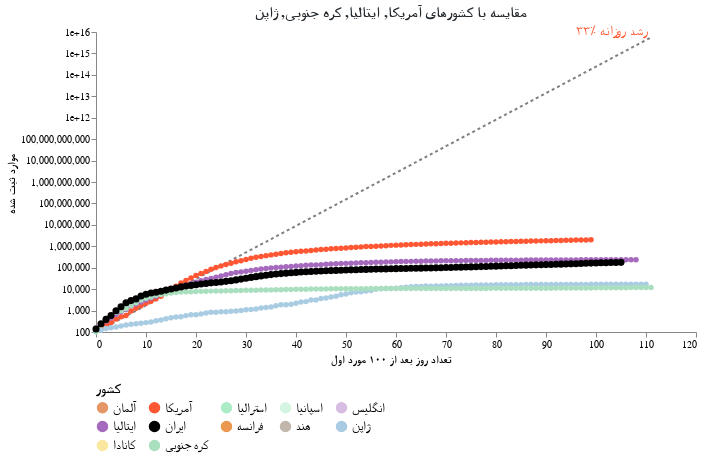

The cell this chart's notebook holds for it:
### Markdown cell above
کشور مورد نظر خود را انتخاب کنید:

### Code cell
#hide_input
base = alt.Chart(dff2, width=600).encode(
    x=alt.X('Days since 100 cases:Q', axis=alt.Axis(titleFont='Tahoma', title=' تعداد روز بعد از ۱۰۰ مورد اول')),
    y=alt.Y('Confirmed Cases:Q', scale=alt.Scale(type='log'), axis=alt.Axis(titleFont='Tahoma', title='موارد ثبت شده')),
    color=alt.Color('Country:N', scale=alt.Scale(domain=color_domain, range=color_range), 
                   legend=alt.Legend(columns=5, orient='bottom',title='کشور',labelFont='Tahoma',labelFontSize=13,titleFontSize=14, titleFont='Tahoma', symbolLimit=len(color_domain))),
    tooltip=[alt.Tooltip('Country:O', title='کشور'),alt.Tooltip('Date:O', title='تاریخ'),alt.Tooltip('Confirmed Cases:O', title='موارد ثبت شده'),alt.Tooltip('Days since 100 cases:O', title=' تعداد روز بعد از ۱۰۰ مورد اول')]
)

country_selection = alt.selection_single(
    name='Select', fields=['Country'], 
    bind=alt.binding_select(options=list(sorted(set(countries) - set(baseline_countries)))),
    init={'Country': 'ایران'})

date_filter = alt.datum['Date'] >= int(max_date.timestamp() * 1000)
base2 = base.transform_filter(alt.FieldOneOfPredicate('Country', baseline_countries))
base3 = base.transform_filter(country_selection)
base4 = base3.transform_filter(date_filter)

max_day = dff2['Days since 100 cases'].max()
ref = pd.DataFrame([[x, 100*1.33**x] for x in range(max_day+1)], columns=['Days since 100 cases', 'Confirmed Cases'])
base_ref = alt.Chart(ref).encode(x='Days since 100 cases:Q', y='Confirmed Cases:Q')
base_ref_f = base_ref.transform_filter(alt.datum['Days since 100 cases'] >= max_day)

chart5 = (
 base_ref.mark_line(color='black', opacity=.5, strokeDash=[3,3]) + 
 base_ref_f.mark_text(dy=-6, align='right', fontSize=14, color='#FF5733', text='۳۳٪ رشد روزانه') + 
 base2.mark_line(point=True, tooltip=True) +
 base3.mark_line(point={'size':50}, tooltip=True) +
 base2.transform_filter(date_filter).mark_text(dy=-8, align='right').encode(text='Country:N') +
 base4.mark_text(dx=8, align='left', fontWeight='bold').encode(text='Country:N') +
 base4.mark_text(dx=8, dy=12, align='left', fontWeight='bold').encode(text='Confirmed Cases:Q')
).add_selection(country_selection).properties(
    title=f"مقایسه با کشورهای {', '.join(baseline_countries)}"
).configure_title(fontSize=15, font='Tahoma', color='#24292e').configure_axis(
    grid=False
    ).configure_view(
    strokeOpacity=0
    )
chart5

### Figure 1 — Vega-Lite specification as saved in the notebook (floating-point values rounded to 4 significant figures; data arrays with more than 128 entries replaced by an {"elided": "..."} marker saying what was removed)
{"config": {"view": {"continuousWidth": 400, "continuousHeight": 300, "strokeOpacity": 0}, "axis": {"grid": false}, "title": {"color": "#24292e", "font": "Tahoma", "fontSize": 15}}, "layer": [{"mark": {"type": "line", "color": "black", "opacity": 0.5, "strokeDash": [3, 3]}, "encoding": {"x": {"type": "quantitative", "field": "Days since 100 cases"}, "y": {"type": "quantitative", "field": "Confirmed Cases"}}, "selection": {"Select": {"type": "single", "fields": ["Country"], "bind": {"input": "select", "options": ["آلمان", "استرالیا", "اسپانیا", "انگلیس", "ایران", "فرانسه", "هند", "کانادا"]}, "init": {"Country": "ایران"}}}}, {"mark": {"type": "text", "align": "right", "color": "#FF5733", "dy": -6, "fontSize": 14, "text": "۳۳٪ رشد روزانه"}, "encoding": {"x": {"type": "quantitative", "field": "Days since 100 cases"}, "y": {"type": "quantitative", "field": "Confirmed Cases"}}, "transform": [{"filter": "(datum['Days since 100 cases'] >= 111)"}]}, {"data": {"name": "data-cd08b7a7552664d817388e7030339855"}, "mark": {"type": "line", "point": true, "tooltip": true}, "encoding": {"color": {"type": "nominal", "field": "Country", "legend": {"columns": 5, "labelFont": "Tahoma", "labelFontSize": 13, "orient": "bottom", "symbolLimit": 12, "title": "کشور", "titleFont": "Tahoma", "titleFontSize": 14}, "scale": {"domain": ["آلمان", "آمریکا", "استرالیا", "اسپانیا", "انگلیس", "ایتالیا", "ایران", "فرانسه", "هند", "ژاپن", "کانادا", "کره جنوبی"], "range": ["#E59866", "#FF5733", "#ABEBC6", "#D5F5E3", "#D7BDE2", "#A569BD", "black", "#EB984E", "#C1B7AD", "#A9CCE3", "#F9E79F", "#A9DFBF"]}}, "tooltip": [{"type": "ordinal", "field": "Country", "title": "کشور"}, {"type": "ordinal", "field": "Date", "title": "تاریخ"}, {"type": "ordinal", "field": "Confirmed Cases", "title": "موارد ثبت شده"}, {"type": "ordinal", "field": "Days since 100 cases", "title": " تعداد روز بعد از ۱۰۰ مورد اول"}], "x": {"type": "quantitative", "axis": {"title": " تعداد روز بعد از ۱۰۰ مورد اول", "titleFont": "Tahoma"}, "field": "Days since 100 cases"}, "y": {"type": "quantitative", "axis": {"title": "موارد ثبت شده", "titleFont": "Tahoma"}, "field": "Confirmed Cases", "scale": {"type": "log"}}}, "transform": [{"filter": {"field": "Country", "oneOf": ["آمریکا", "ایتالیا", "کره جنوبی", "ژاپن"]}}], "width": 600}, {"data": {"name": "data-cd08b7a7552664d817388e7030339855"}, "mark": {"type": "line", "point": {"size": 50}, "tooltip": true}, "encoding": {"color": {"type": "nominal", "field": "Country", "legend": {"columns": 5, "labelFont": "Tahoma", "labelFontSize": 13, "orient": "bottom", "symbolLimit": 12, "title": "کشور", "titleFont": "Tahoma", "titleFontSize": 14}, "scale": {"domain": ["آلمان", "آمریکا", "استرالیا", "اسپانیا", "انگلیس", "ایتالیا", "ایران", "فرانسه", "هند", "ژاپن", "کانادا", "کره جنوبی"], "range": ["#E59866", "#FF5733", "#ABEBC6", "#D5F5E3", "#D7BDE2", "#A569BD", "black", "#EB984E", "#C1B7AD", "#A9CCE3", "#F9E79F", "#A9DFBF"]}}, "tooltip": [{"type": "ordinal", "field": "Country", "title": "کشور"}, {"type": "ordinal", "field": "Date", "title": "تاریخ"}, {"type": "ordinal", "field": "Confirmed Cases", "title": "موارد ثبت شده"}, {"type": "ordinal", "field": "Days since 100 cases", "title": " تعداد روز بعد از ۱۰۰ مورد اول"}], "x": {"type": "quantitative", "axis": {"title": " تعداد روز بعد از ۱۰۰ مورد اول", "titleFont": "Tahoma"}, "field": "Days since 100 cases"}, "y": {"type": "quantitative", "axis": {"title": "موارد ثبت شده", "titleFont": "Tahoma"}, "field": "Confirmed Cases", "scale": {"type": "log"}}}, "transform": [{"filter": {"selection": "Select"}}], "width": 600}, {"data": {"name": "data-cd08b7a7552664d817388e7030339855"}, "mark": {"type": "text", "align": "right", "dy": -8}, "encoding": {"color": {"type": "nominal", "field": "Country", "legend": {"columns": 5, "labelFont": "Tahoma", "labelFontSize": 13, "orient": "bottom", "symbolLimit": 12, "title": "کشور", "titleFont": "Tahoma", "titleFontSize": 14}, "scale": {"domain": ["آلمان", "آمریکا", "استرالیا", "اسپانیا", "انگلیس", "ایتالیا", "ایران", "فرانسه", "هند", "ژاپن", "کانادا", "کره جنوبی"], "range": ["#E59866", "#FF5733", "#ABEBC6", "#D5F5E3", "#D7BDE2", "#A569BD", "black", "#EB984E", "#C1B7AD", "#A9CCE3", "#F9E79F", "#A9DFBF"]}}, "text": {"type": "nominal", "field": "Country"}, "tooltip": [{"type": "ordinal", "field": "Country", "title": "کشور"}, {"type": "ordinal", "field": "Date", "title": "تاریخ"}, {"type": "ordinal", "field": "Confirmed Cases", "title": "موارد ثبت شده"}, {"type": "ordinal", "field": "Days since 100 cases", "title": " تعداد روز بعد از ۱۰۰ مورد اول"}], "x": {"type": "quantitative", "axis": {"title": " تعداد روز بعد از ۱۰۰ مورد اول", "titleFont": "Tahoma"}, "field": "Days since 100 cases"}, "y": {"type": "quantitative", "axis": {"title": "موارد ثبت شده", "titleFont": "Tahoma"}, "field": "Confirmed Cases", "scale": {"type": "log"}}}, "transform": [{"filter": {"field": "Country", "oneOf": ["آمریکا", "ایتالیا", "کره جنوبی", "ژاپن"]}}, {"filter": "(datum['Date'] >= 1591747200000)"}], "width": 600}, {"data": {"name": "data-cd08b7a7552664d817388e7030339855"}, "mark": {"type": "text", "align": "left", "dx": 8, "fontWeight": "bold"}, "encoding": {"color": {"type": "nominal", "field": "Country", "legend": {"columns": 5, "labelFont": "Tahoma", "labelFontSize": 13, "orient": "bottom", "symbolLimit": 12, "title": "کشور", "titleFont": "Tahoma", "titleFontSize": 14}, "scale": {"domain": ["آلمان", "آمریکا", "استرالیا", "اسپانیا", "انگلیس", "ایتالیا", "ایران", "فرانسه", "هند", "ژاپن", "کانادا", "کره جنوبی"], "range": ["#E59866", "#FF5733", "#ABEBC6", "#D5F5E3", "#D7BDE2", "#A569BD", "black", "#EB984E", "#C1B7AD", "#A9CCE3", "#F9E79F", "#A9DFBF"]}}, "text": {"type": "nominal", "field": "Country"}, "tooltip": [{"type": "ordinal", "field": "Country", "title": "کشور"}, {"type": "ordinal", "field": "Date", "title": "تاریخ"}, {"type": "ordinal", "field": "Confirmed Cases", "title": "موارد ثبت شده"}, {"type": "ordinal", "field": "Days since 100 cases", "title": " تعداد روز بعد از ۱۰۰ مورد اول"}], "x": {"type": "quantitative", "axis": {"title": " تعداد روز بعد از ۱۰۰ مورد اول", "titleFont": "Tahoma"}, "field": "Days since 100 cases"}, "y": {"type": "quantitative", "axis": {"title": "موارد ثبت شده", "titleFont": "Tahoma"}, "field": "Confirmed Cases", "scale": {"type": "log"}}}, "transform": [{"filter": {"selection": "Select"}}, {"filter": "(datum['Date'] >= 1591747200000)"}], "width": 600}, {"data": {"name": "data-cd08b7a7552664d817388e7030339855"}, "mark": {"type": "text", "align": "left", "dx": 8, "dy": 12, "fontWeight": "bold"}, "encoding": {"color": {"type": "nominal", "field": "Country", "legend": {"columns": 5, "labelFont": "Tahoma", "labelFontSize": 13, "orient": "bottom", "symbolLimit": 12, "title": "کشور", "titleFont": "Tahoma", "titleFontSize": 14}, "scale": {"domain": ["آلمان", "آمریکا", "استرالیا", "اسپانیا", "انگلیس", "ایتالیا", "ایران", "فرانسه", "هند", "ژاپن", "کانادا", "کره جنوبی"], "range": ["#E59866", "#FF5733", "#ABEBC6", "#D5F5E3", "#D7BDE2", "#A569BD", "black", "#EB984E", "#C1B7AD", "#A9CCE3", "#F9E79F", "#A9DFBF"]}}, "text": {"type": "quantitative", "field": "Confirmed Cases"}, "tooltip": [{"type": "ordinal", "field": "Country", "title": "کشور"}, {"type": "ordinal", "field": "Date", "title": "تاریخ"}, {"type": "ordinal", "field": "Confirmed Cases", "title": "موارد ثبت شده"}, {"type": "ordinal", "field": "Days since 100 cases", "title": " تعداد روز بعد از ۱۰۰ مورد اول"}], "x": {"type": "quantitative", "axis": {"title": " تعداد روز بعد از ۱۰۰ مورد اول", "titleFont": "Tahoma"}, "field": "Days since 100 cases"}, "y": {"type": "quantitative", "axis": {"title": "موارد ثبت شده", "titleFont": "Tahoma"}, "field": "Confirmed Cases", "scale": {"type": "log"}}}, "transform": [{"filter": {"selection": "Select"}}, {"filter": "(datum['Date'] >= 1591747200000)"}], "width": 600}], "data": {"name": "data-38836020e49ae15f3c92fa0ec487a19c"}, "title": "مقایسه با کشورهای آمریکا, ایتالیا, کره جنوبی, ژاپن", "$schema": "https://vega.github.io/schema/vega-lite/v4.8.1.json", "datasets": {"data-38836020e49ae15f3c92fa0ec487a19c": [{"Days since 100 cases": 0, "Confirmed Cases": 100.0}, {"Days since 100 cases": 1, "Confirmed Cases": 133.0}, {"Days since 100 cases": 2, "Confirmed Cases": 176.9}, {"Days since 100 cases": 3, "Confirmed Cases": 235.3}, {"Days since 100 cases": 4, "Confirmed Cases": 312.9}, {"Days since 100 cases": 5, "Confirmed Cases": 416.2}, {"Days since 100 cases": 6, "Confirmed Cases": 553.5}, {"Days since 100 cases": 7, "Confirmed Cases": 736.1}, {"Days since 100 cases": 8, "Confirmed Cases": 979.1}, {"Days since 100 cases": 9, "Confirmed Cases": 1302.0}, {"Days since 100 cases": 10, "Confirmed Cases": 1732.0}, {"Days since 100 cases": 11, "Confirmed Cases": 2303.0}, {"Days since 100 cases": 12, "Confirmed Cases": 3064.0}, {"Days since 100 cases": 13, "Confirmed Cases": 4074.0}, {"Days since 100 cases": 14, "Confirmed Cases": 5419.0}, {"Days since 100 cases": 15, "Confirmed Cases": 7207.0}, {"Days since 100 cases": 16, "Confirmed Cases": 9586.0}, {"Days since 100 cases": 17, "Confirmed Cases": 12750.0}, {"Days since 100 cases": 18, "Confirmed Cases": 16960.0}, {"Days since 100 cases": 19, "Confirmed Cases": 22550.0}, {"Days since 100 cases": 20, "Confirmed Cases": 29990.0}, {"Days since 100 cases": 21, "Confirmed Cases": 39890.0}, {"Days since 100 cases": 22, "Confirmed Cases": 53060.0}, {"Days since 100 cases": 23, "Confirmed Cases": 70560.0}, {"Days since 100 cases": 24, "Confirmed Cases": 93850.0}, {"Days since 100 cases": 25, "Confirmed Cases": 124800.0}, {"Days since 100 cases": 26, "Confirmed Cases": 166000.0}, {"Days since 100 cases": 27, "Confirmed Cases": 220800.0}, {"Days since 100 cases": 28, "Confirmed Cases": 293700.0}, {"Days since 100 cases": 29, "Confirmed Cases": 390600.0}, {"Days since 100 cases": 30, "Confirmed Cases": 519500.0}, {"Days since 100 cases": 31, "Confirmed Cases": 690900.0}, {"Days since 100 cases": 32, "Confirmed Cases": 918900.0}, {"Days since 100 cases": 33, "Confirmed Cases": 1222000.0}, {"Days since 100 cases": 34, "Confirmed Cases": 1625000.0}, {"Days since 100 cases": 35, "Confirmed Cases": 2162000.0}, {"Days since 100 cases": 36, "Confirmed Cases": 2875000.0}, {"Days since 100 cases": 37, "Confirmed Cases": 3824000.0}, {"Days since 100 cases": 38, "Confirmed Cases": 5086000.0}, {"Days since 100 cases": 39, "Confirmed Cases": 6764000.0}, {"Days since 100 cases": 40, "Confirmed Cases": 8996000.0}, {"Days since 100 cases": 41, "Confirmed Cases": 11970000.0}, {"Days since 100 cases": 42, "Confirmed Cases": 15910000.0}, {"Days since 100 cases": 43, "Confirmed Cases": 21170000.0}, {"Days since 100 cases": 44, "Confirmed Cases": 28150000.0}, {"Days since 100 cases": 45, "Confirmed Cases": 37440000.0}, {"Days since 100 cases": 46, "Confirmed Cases": 49790000.0}, {"Days since 100 cases": 47, "Confirmed Cases": 66230000.0}, {"Days since 100 cases": 48, "Confirmed Cases": 88080000.0}, {"Days since 100 cases": 49, "Confirmed Cases": 117100000.0}, {"Days since 100 cases": 50, "Confirmed Cases": 155800000.0}, {"Days since 100 cases": 51, "Confirmed Cases": 207200000.0}, {"Days since 100 cases": 52, "Confirmed Cases": 275600000.0}, {"Days since 100 cases": 53, "Confirmed Cases": 366600000.0}, {"Days since 100 cases": 54, "Confirmed Cases": 487500000.0}, {"Days since 100 cases": 55, "Confirmed Cases": 648400000.0}, {"Days since 100 cases": 56, "Confirmed Cases": 862400000.0}, {"Days since 100 cases": 57, "Confirmed Cases": 1147000000.0}, {"Days since 100 cases": 58, "Confirmed Cases": 1525000000.0}, {"Days since 100 cases": 59, "Confirmed Cases": 2029000000.0}, {"Days since 100 cases": 60, "Confirmed Cases": 2698000000.0}, {"Days since 100 cases": 61, "Confirmed Cases": 3589000000.0}, {"Days since 100 cases": 62, "Confirmed Cases": 4773000000.0}, {"Days since 100 cases": 63, "Confirmed Cases": 6348000000.0}, {"Days since 100 cases": 64, "Confirmed Cases": 8443000000.0}, {"Days since 100 cases": 65, "Confirmed Cases": 11230000000.0}, {"Days since 100 cases": 66, "Confirmed Cases": 14940000000.0}, {"Days since 100 cases": 67, "Confirmed Cases": 19860000000.0}, {"Days since 100 cases": 68, "Confirmed Cases": 26420000000.0}, {"Days since 100 cases": 69, "Confirmed Cases": 35140000000.0}, {"Days since 100 cases": 70, "Confirmed Cases": 46730000000.0}, {"Days since 100 cases": 71, "Confirmed Cases": 62150000000.0}, {"Days since 100 cases": 72, "Confirmed Cases": 82660000000.0}, {"Days since 100 cases": 73, "Confirmed Cases": 109900000000.0}, {"Days since 100 cases": 74, "Confirmed Cases": 146200000000.0}, {"Days since 100 cases": 75, "Confirmed Cases": 194500000000.0}, {"Days since 100 cases": 76, "Confirmed Cases": 258700000000.0}, {"Days since 100 cases": 77, "Confirmed Cases": 344000000000.0}, {"Days since 100 cases": 78, "Confirmed Cases": 457500000000.0}, {"Days since 100 cases": 79, "Confirmed Cases": 608500000000.0}, {"Days since 100 cases": 80, "Confirmed Cases": 809300000000.0}, {"Days since 100 cases": 81, "Confirmed Cases": 1076000000000.0}, {"Days since 100 cases": 82, "Confirmed Cases": 1432000000000.0}, {"Days since 100 cases": 83, "Confirmed Cases": 1904000000000.0}, {"Days since 100 cases": 84, "Confirmed Cases": 2532000000000.0}, {"Days since 100 cases": 85, "Confirmed Cases": 3368000000000.0}, {"Days since 100 cases": 86, "Confirmed Cases": 4480000000000.0}, {"Days since 100 cases": 87, "Confirmed Cases": 5958000000000.0}, {"Days since 100 cases": 88, "Confirmed Cases": 7924000000000.0}, {"Days since 100 cases": 89, "Confirmed Cases": 10540000000000.0}, {"Days since 100 cases": 90, "Confirmed Cases": 14020000000000.0}, {"Days since 100 cases": 91, "Confirmed Cases": 18640000000000.0}, {"Days since 100 cases": 92, "Confirmed Cases": 24790000000000.0}, {"Days since 100 cases": 93, "Confirmed Cases": 32980000000000.0}, {"Days since 100 cases": 94, "Confirmed Cases": 43860000000000.0}, {"Days since 100 cases": 95, "Confirmed Cases": 58330000000000.0}, {"Days since 100 cases": 96, "Confirmed Cases": 77580000000000.0}, {"Days since 100 cases": 97, "Confirmed Cases": 103200000000000.0}, {"Days since 100 cases": 98, "Confirmed Cases": 137200000000000.0}, {"Days since 100 cases": 99, "Confirmed Cases": 182500000000000.0}, {"Days since 100 cases": 100, "Confirmed Cases": 242800000000000.0}, {"Days since 100 cases": 101, "Confirmed Cases": 322900000000000.0}, {"Days since 100 cases": 102, "Confirmed Cases": 429400000000000.0}, {"Days since 100 cases": 103, "Confirmed Cases": 571100000000000.0}, {"Days since 100 cases": 104, "Confirmed Cases": 759600000000000.0}, {"Days since 100 cases": 105, "Confirmed Cases": 1010000000000000.0}, {"Days since 100 cases": 106, "Confirmed Cases": 1344000000000000.0}, {"Days since 100 cases": 107, "Confirmed Cases": 1787000000000000.0}, {"Days since 100 cases": 108, "Confirmed Cases": 2377000000000000.0}, {"Days since 100 cases": 109, "Confirmed Cases": 3161000000000000.0}, {"Days since 100 cases": 110, "Confirmed Cases": 4204000000000000.0}, {"Days since 100 cases": 111, "Confirmed Cases": 5592000000000000.0}], "data-cd08b7a7552664d817388e7030339855": {"elided": "1216 records"}}}
